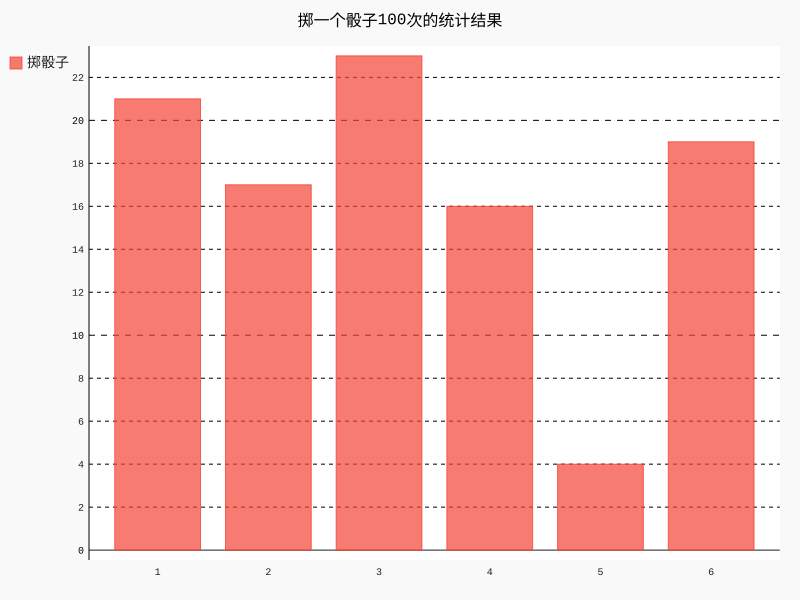

Write Python code to recreate this figure.
# -*- coding: UTF-8 -*-
from die import Die
import pygal
die1 = Die()
# results = []
# for i in range(100):
#     result = die1.roll()
#     results.append(result)
results = [die1.roll() for i in range(100)]
frequencies = [results.count(value) for value in range(1,die1.num_sides+1)]
pb = pygal.Bar()
pb.title='掷一个骰子100次的统计结果'
pb.x_labels = [ x for x in range(1,die1.num_sides+1)]
pb.add("掷骰子", frequencies)
pb.render_to_file('die_visual.svg', dpi='24')
